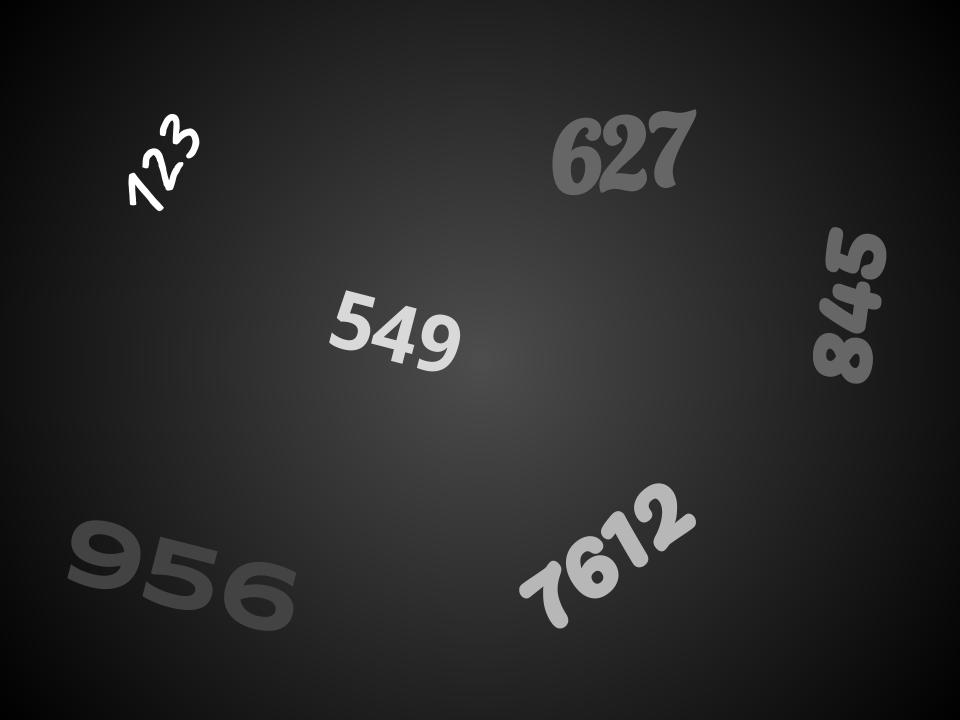
#> input picture Image Filtering/numbers.jpg, 960 x 720 px
$ python main1.py
#> lines starting #> are read from the running program, lines starting #| are printed output that depends on the picture; after the words box and inside, x2 and y2 are one past the last pixel; in counts of white or black regions, pixels touching at a corner belong together
import cv2
import numpy as np

img = cv2.imread('numbers.jpg', 0)
#> img is the input picture: shape (720, 960); min 0, max 255, mean 40
cv2.imshow('before', img)
cv2.waitKey(0)
threshold_num = [55, 90, 150]
for i in threshold_num:
    img2 = img.copy()
    for row in img2:
        for j in range(len(row)):
            if row[j] > i:
                row[j] = 255
            else:
                row[j] = 0
    cv2.imshow('after {} threshold'.format(i), img2)
    cv2.waitKey(0)
#> this loop made 3 passes
#> pass 1, `cv2.imshow('after {} threshold'.format(i), img2)`:
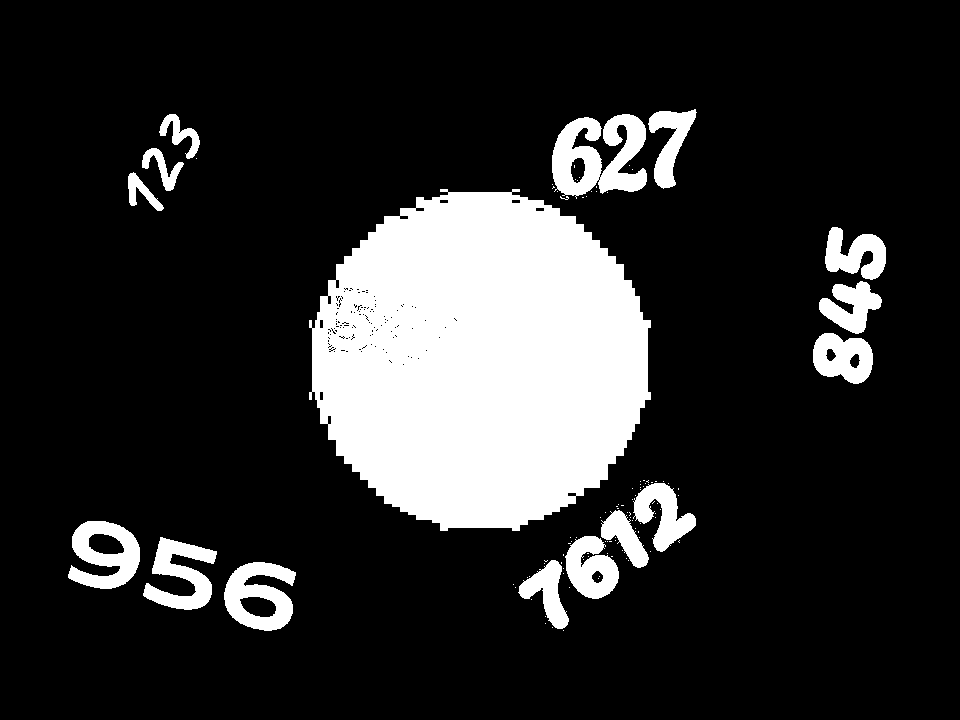
#> window 'after 55 threshold': shape (720, 960); 17.4% white; 106 white regions (90 under 20 px), largest, box (x1, y1, x2, y2) and area: (309, 189, 651, 531) 89499, (552, 114, 647, 199) 4962, (224, 562, 296, 631) 2953
#> pass 2, `cv2.imshow('after {} threshold'.format(i), img2)`:
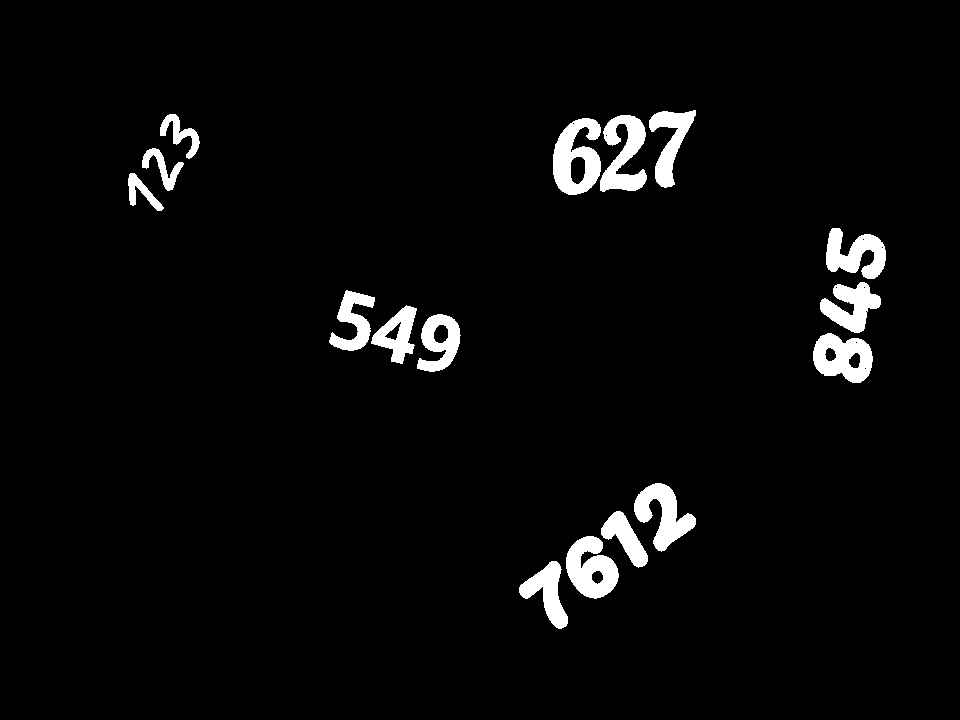
#> window 'after 90 threshold': shape (720, 960); 3.5% white; 16 white regions, largest, box (x1, y1, x2, y2) and area: (553, 118, 601, 195) 2326, (566, 536, 619, 599) 2133, (600, 115, 647, 192) 2030
#> after the loop, row = 960 values from 0 to 0
